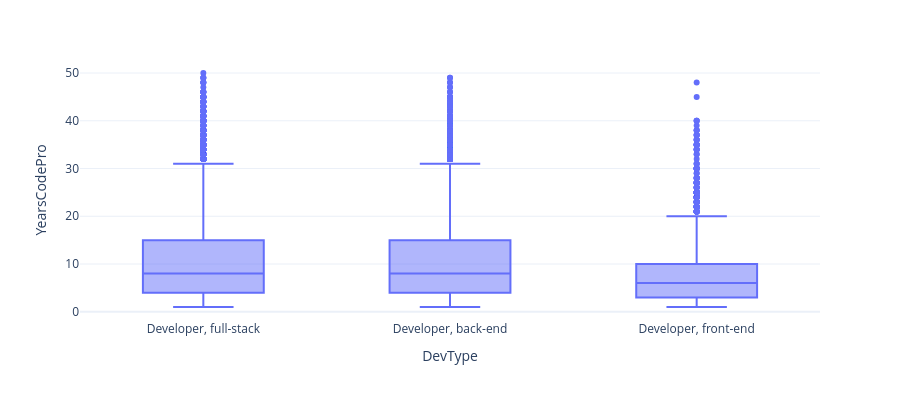

The notebook cell this image was saved under:
### Code cell
top3 = df['DevType'].value_counts().head(3).index
df_top = df[df['DevType'].isin(top3)]

fig_combo = px.box(
    df_top,
    x='DevType',
    y='YearsCodePro',
)

fig_combo.update_layout(
    template='plotly_white',
    height=400
)

### Figure 1 — Plotly figure (JSON) as saved in the notebook; plotly's stock layout.template omitted (floating-point values rounded to 4 significant figures; data arrays with more than 128 entries replaced by an {"elided": "..."} marker saying what was removed)
{"data": [{"alignmentgroup": "True", "hovertemplate": "DevType=%{x}<br>YearsCodePro=%{y}<extra></extra>", "legendgroup": "", "marker": {"color": "#636efa"}, "name": "", "notched": false, "offsetgroup": "", "orientation": "v", "showlegend": false, "type": "box", "x": {"elided": "30117 str values"}, "x0": " ", "xaxis": "x", "y": {"elided": "30117 float values"}, "y0": " ", "yaxis": "y"}], "layout": {"boxmode": "group", "height": 400, "legend": {"tracegroupgap": 0}, "margin": {"t": 60}, "xaxis": {"anchor": "y", "domain": [0, 1], "title": {"text": "DevType"}}, "yaxis": {"anchor": "x", "domain": [0, 1], "title": {"text": "YearsCodePro"}}}}
